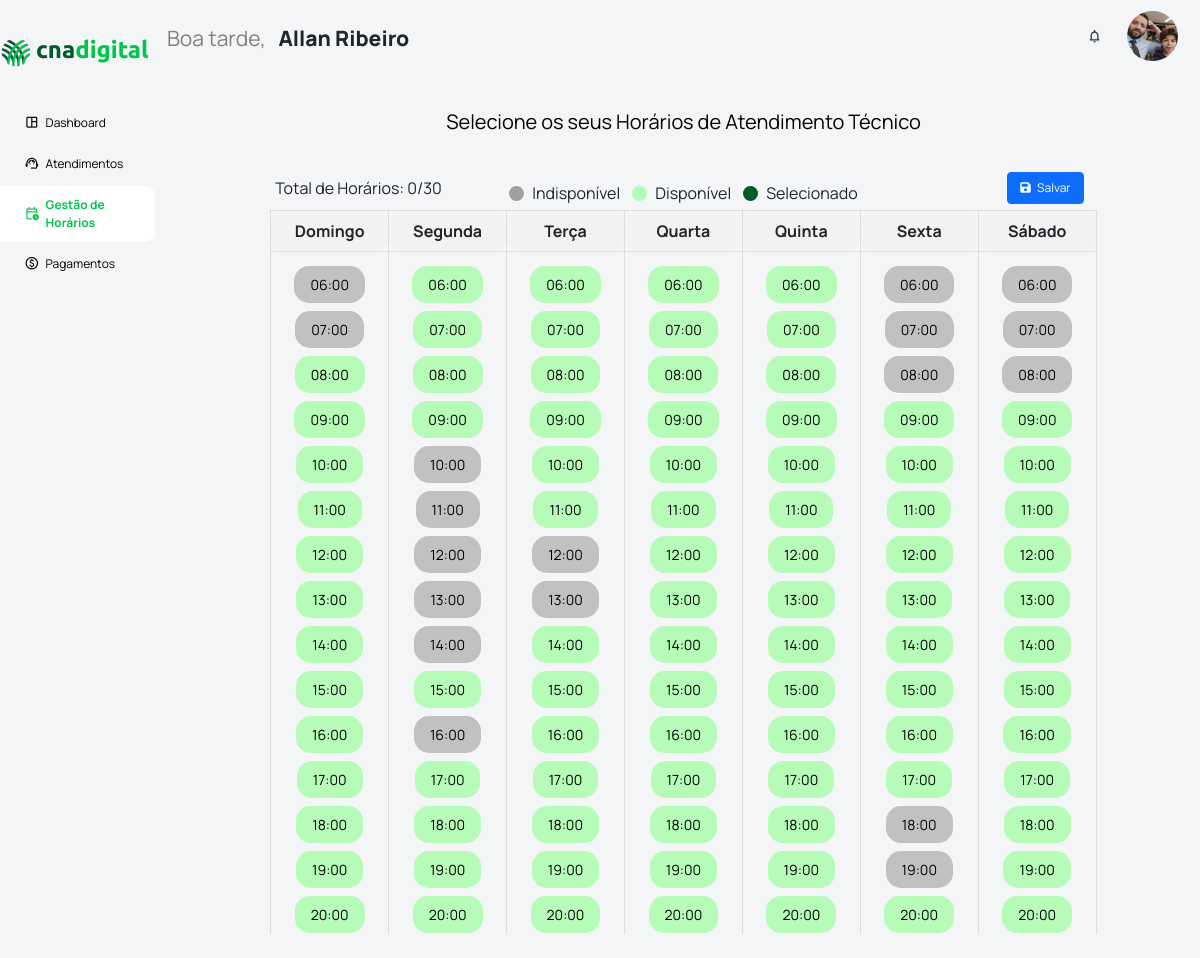
/tecnico/meushorarios/ (signed in), run on an earlier commit of the app's database.
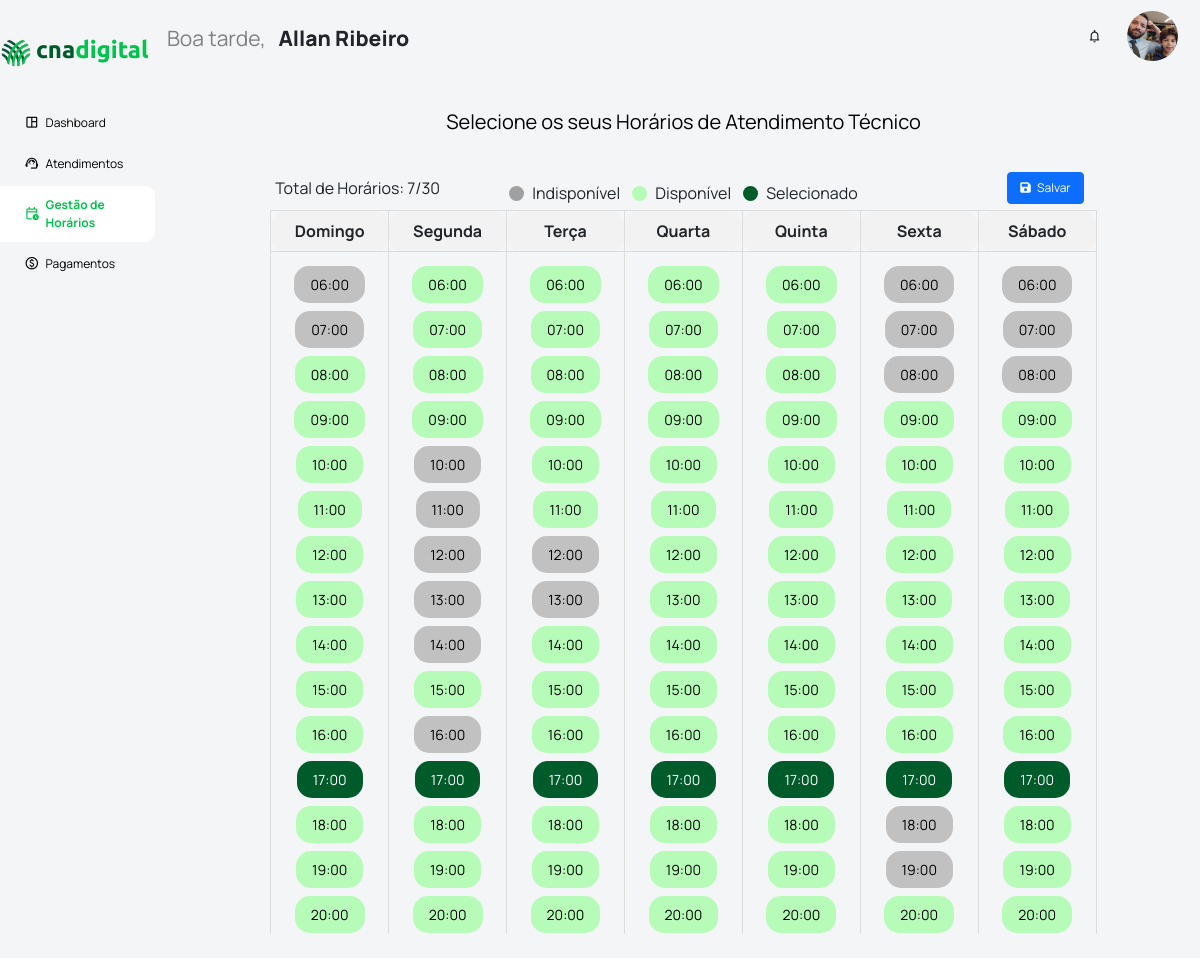
And on a later commit of the database.
### apps/modulo_tecnico/models.py (models this page shows, shortened)
class HorariosAtendimentos(models.Model):
    data_ultima_atualizacao = models.DateTimeField(auto_now_add=True)
    responsavel_atualizacao = models.ForeignKey(Usuario, on_delete=models.DO_NOTHING, related_name='usuario_atualizacao_horario')
    regional = models.CharField(max_length=2, choices=LISTA_UFS_SIGLAS, null=False, blank=False)
    dia_semana = models.CharField(max_length=15, null=False, blank=False)
    horario = models.CharField(max_length=10, null=False, blank=False)
    tecnico = models.ForeignKey(Usuario, on_delete=models.SET_NULL, null=True, blank=True, related_name='tecnico_horario_atendimento')
    @property
    def horario_disponivel(self):
        return self.tecnico is None

### apps/modulo_tecnico/views.py (the view)
# urls.py: path('tecnico/meushorarios/', tecnico_meus_horarios, name='tecnico_meushorarios'),
def tecnico_meus_horarios(request):
    regional = request.user.usuario_relacionado.regional_senar()
    horarios = HorariosAtendimentos.objects.filter(regional=regional).order_by('id')
    horarios_por_dia = {
        'Domingo': horarios.filter(dia_semana='Domingo'),
        'Segunda': horarios.filter(dia_semana='Segunda'),
        'Terça': horarios.filter(dia_semana='Terça'),
        'Quarta': horarios.filter(dia_semana='Quarta'),
        'Quinta': horarios.filter(dia_semana='Quinta'),
        'Sexta': horarios.filter(dia_semana='Sexta'),
        'Sábado': horarios.filter(dia_semana='Sábado'),
    }
    conteudo = {
        'horarios_por_dia': horarios_por_dia,
        'usuario_logado': request.user.usuario_relacionado,
    }
    return render(request, 'modulo_tecnico/meus_horarios.html', conteudo)

### apps/modulo_admin/models.py (called while the page is built)
    def primeiro_ultimo_nome(self):
        partes_nome = self.nome_completo.split()
        primeiro_nome = partes_nome[0]
        ultimo_nome = partes_nome[-1] if len(partes_nome) > 1 else ''
        return f"{primeiro_nome} {ultimo_nome}"

    def regional_senar(self):
        try:
            vinculo = self.vinculo_tecnico_regional.get(is_ativo=True)
            return vinculo.regional
        except ObjectDoesNotExist:
            return "Nenhum vínculo ativo encontrado"

### apps/modulo_admin/templatetags/saudacoes_filters.py (called while the page is built)
@register.filter(name='saudacao')
def saudacao(value):
    hora_atual = datetime.now().hour
    if 0 <= hora_atual < 12:
        return "Bom dia"
    elif 12 <= hora_atual < 18:
        return "Boa tarde"
    else:
        return "Boa noite"

### templates/modulo_tecnico/meus_horarios.html (shortened to what this page needs)
{% extends '_partials/base_main.html' %}
{% load static %}
{% block extra_head %}
    <link rel="stylesheet" href="{% static '\styles\modulo_tecnico\meus_horarios.css' %}">
{% endblock %}
{% block content %}
    <div class="gestao-horarios">
        <div class="titulo-gestao-horarios">
            Selecione os seus Horários de Atendimento Técnico
        </div>
        <div class="barra-horarios">
            <div class="placar__horarios">
            </div>
            <div class="legenda">
                <div class="legenda-item">
                    <span class="legenda-indisponivel"></span>Indisponível
                </div>
                <div class="legenda-item">
                    <span class="legenda-disponivel"></span>Disponível
                </div>
                <div class="legenda-item">
                    <span class="legenda-selecionado"></span>Selecionado
                </div>
            </div>
            <div class="botao__salvar">
                <button class="btn btn-primary me-md-2" type="submit" id="botaoSalvarHorarios" style="font-size: 12px;">
                    <i class="fas fa-save me-1"></i>
                    Salvar
                </button>
            </div>
        </div>
        <div class="dias-horarios">
            <table>
                <thead>
                    <tr>
                        <th>Domingo</th>
                        <th>Segunda</th>
                        <th>Terça</th>
                        <th>Quarta</th>
                        <th>Quinta</th>
                        <th>Sexta</th>
                        <th>Sábado</th>
                    </tr>
                </thead>
                <tbody>
                    <tr>
                        {% for dia, horarios in horarios_por_dia.items %}
                            <td>
                                {% for horario in horarios %}
                                    <span class="horario-btn {% if horario.horario_disponivel %}disponivel{% elif horario.tecnico == usuario_logado %}ativo{% else %}indisponivel{% endif %}" id="{{ horario.id }}">{{ horario.horario }}</span><br>
                                {% empty %}
                                    <span>Sem horários</span>
                                {% endfor %}
                            </td>
                        {% endfor %}
                    </tr>
                </tbody>
            </table>
        </div>
    </div>
{% endblock %}

What changed in the data, as far as the page shows it:
changed HorariosAtendimentos (number 12 of 105 on the later page): tecnico_id empty → 1 (drawn)
changed HorariosAtendimentos (number 27 of 105 on the later page): tecnico_id empty → 1 (drawn)
changed HorariosAtendimentos (number 42 of 105 on the later page): tecnico_id empty → 1 (drawn)
changed HorariosAtendimentos (number 57 of 105 on the later page): tecnico_id empty → 1 (drawn)
changed HorariosAtendimentos (number 72 of 105 on the later page): tecnico_id empty → 1 (drawn)
changed HorariosAtendimentos (number 87 of 105 on the later page): tecnico_id empty → 1 (drawn)
changed HorariosAtendimentos (number 102 of 105 on the later page): tecnico_id empty → 1 (drawn)
Also different on the page:
text written by a page script: "Total de Horários: 0/30" → "Total de Horários: 7/30"
